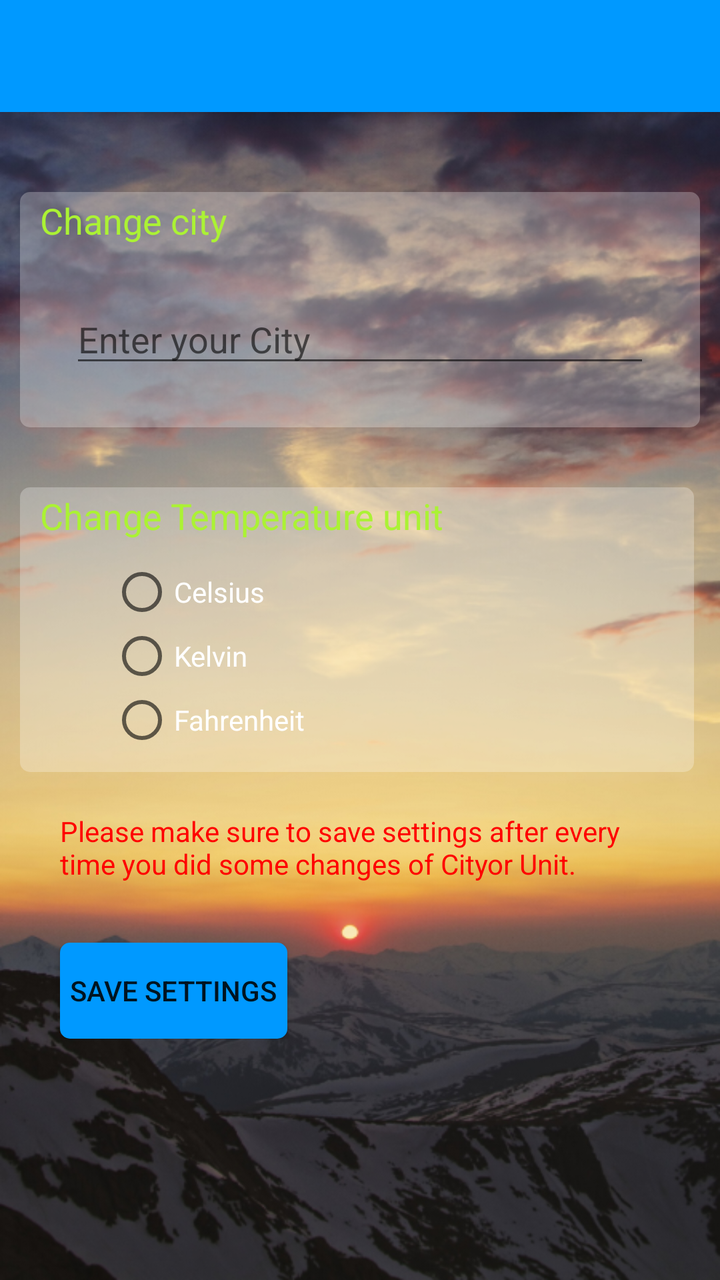
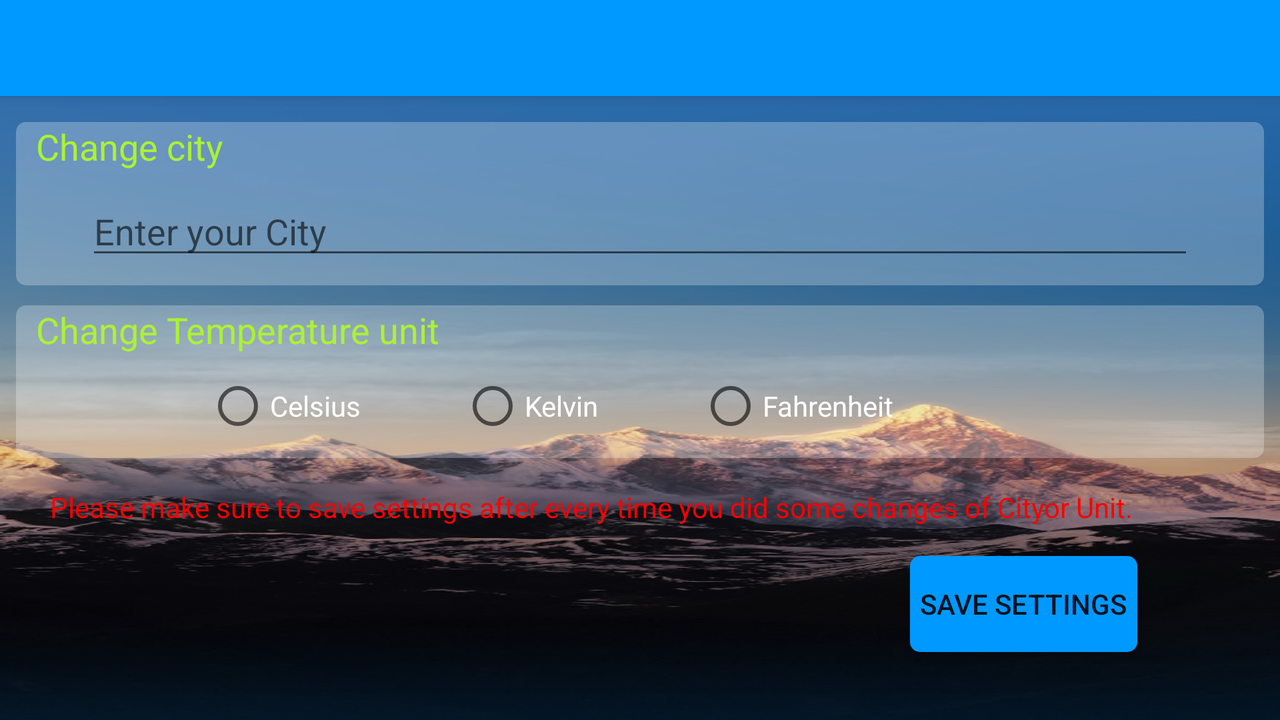

Compare how this app lays out the same screen by default and in its alternative resource folder. The renders come first, then the two layout files and the values they reference.
<!-- AndroidManifest.xml: application theme Theme.AppCompat.Light.NoActionBar -->
<!-- res/layout/activity_settings.xml -->
<?xml version="1.0" encoding="utf-8"?>
<LinearLayout xmlns:android="http://schemas.android.com/apk/res/android"
    xmlns:app="http://schemas.android.com/apk/res-auto"
    xmlns:tools="http://schemas.android.com/tools"
    android:layout_width="match_parent"
    android:layout_height="match_parent"
    tools:context=".Settings"
    android:orientation="vertical">

    <android.support.v7.widget.Toolbar
        android:layout_width="match_parent"
        android:layout_height="?attr/actionBarSize"
        android:background="@color/menubar"
        android:elevation="4dp"
        android:theme="@style/Widget.AppCompat.ActionBar"
        app:popupTheme="@style/ActionBarPopupThemeOverlay"
        android:id="@+id/settinbar">
    </android.support.v7.widget.Toolbar>


    <LinearLayout
        android:layout_width="match_parent"
        android:layout_height="match_parent"
        android:orientation="vertical"
        android:padding="10dp"
        android:background="@drawable/pic_back_009">

        <LinearLayout
            android:layout_width="match_parent"
            android:layout_height="wrap_content"
            android:orientation="vertical"
            android:weightSum="2"
            android:layout_marginTop="30dp"
            android:layout_marginBottom="20dp"
            android:paddingTop="2dp"
            android:background="@drawable/box_coorners_set">
            <TextView
                android:layout_width="match_parent"
                android:layout_height="match_parent"
                android:layout_weight="1"
                android:text="Change city"
                android:textSize="18dp"
                android:textColor="@color/txt"
                android:paddingLeft="10dp"/>


            <EditText
                android:layout_width="match_parent"
                android:layout_height="wrap_content"
                android:id="@+id/cityname"
                android:layout_weight="1"
                android:layout_margin="25dp"
                android:hint="Enter your City"
                android:textColor="@color/day"/>

        </LinearLayout>

        <LinearLayout
            android:layout_width="match_parent"
            android:layout_height="wrap_content"
            android:orientation="vertical"
            android:weightSum="2"
            android:paddingTop="2dp"
            android:layout_marginTop="10dp"
            android:layout_marginLeft="3dp"
            android:layout_marginEnd="3dp"
            android:background="@drawable/box_coorners_set">
            <TextView
                android:layout_width="match_parent"
                android:layout_height="match_parent"
                android:layout_weight="1"
                android:text="Change Temperature unit"
                android:textSize="18dp"
                android:textColor="@color/txt"
                android:paddingLeft="10dp"/>
            <RadioGroup
                android:layout_width="wrap_content"
                android:layout_height="wrap_content"
                android:id="@+id/radiogrp"
                android:layout_marginTop="10dp"
                android:layout_marginLeft="45dp"
                android:layout_marginBottom="10dp">
                <RadioButton
                    android:layout_width="wrap_content"
                    android:layout_height="wrap_content"
                    android:id="@+id/celsius"
                    android:checked="false"
                    android:textColor="@color/day"
                    android:text="Celsius"/>
                <RadioButton
                    android:layout_width="wrap_content"
                    android:layout_height="wrap_content"
                    android:id="@+id/kelvin"
                    android:checked="false"
                    android:text="Kelvin"
                    android:textColor="@color/day"/>
                <RadioButton
                    android:layout_width="wrap_content"
                    android:layout_height="wrap_content"
                    android:id="@+id/fehrenheit"
                    android:checked="false"
                    android:textColor="@color/day"
                    android:text="Fahrenheit"/>
            </RadioGroup>


        </LinearLayout>


        <TextView
            android:layout_width="match_parent"
            android:layout_height="wrap_content"
            android:textColor="@color/settings"
            android:text="@string/save_setting"
            android:layout_marginBottom="30dp"
            android:layout_marginTop="20dp"
            android:paddingLeft="20dp"
            android:paddingEnd="20dp"/>
        <RelativeLayout
            android:layout_width="match_parent"
            android:layout_height="wrap_content">
            <Button
                android:layout_width="wrap_content"
                android:layout_height="wrap_content"
                android:paddingEnd="5dp"
                android:paddingLeft="5dp"
                android:id="@+id/savebtn"
                android:text="Save Settings"
                android:layout_marginLeft="20dp"
                android:background="@drawable/btn_setup"/>

        </RelativeLayout>


    </LinearLayout>







</LinearLayout>
<!-- resources referenced by this layout -->
<resources>
  <color name="day">#ffffff</color>
  <color name="menubar">#0099ff</color>
  <color name="settings">#ff0000</color>
  <color name="txt">#abf234</color>
  <!-- drawable box_coorners_set (drawable) -->
  <?xml version="1.0" encoding="utf-8"?>
  <shape xmlns:android="http://schemas.android.com/apk/res/android"
      android:padding="10dp"
      android:shape="rectangle" >
  
      <solid android:color="@color/blur"/>
  
      <corners
          android:bottomLeftRadius="5dp"
          android:bottomRightRadius="5dp"
          android:topLeftRadius="5dp"
          android:topRightRadius="5dp" />
  
  </shape>
  <!-- drawable btn_setup (drawable) -->
  <?xml version="1.0" encoding="utf-8"?>
  <shape xmlns:android="http://schemas.android.com/apk/res/android"
      android:padding="10dp"
      android:shape="rectangle" >
  
      <solid android:color="@color/menubar"/>
  
      <corners
          android:bottomLeftRadius="5dp"
          android:bottomRightRadius="5dp"
          android:topLeftRadius="5dp"
          android:topRightRadius="5dp" />
  
  </shape>
  <!-- drawable pic_back_009: png bitmap (drawable, 526037 bytes) -->
  <string name="save_setting">Please make sure to save settings after every time you did some changes of "City" or "Unit".</string>
  <style name="ActionBarPopupThemeOverlay">1</style>
  <color name="blur">#43ffffff</color>
</resources>
<!-- res/layout-land/activity_settings.xml (the repository's variant of the layout above) -->
<!-- drawn on the phone turned sideways -->
<?xml version="1.0" encoding="utf-8"?>
<LinearLayout xmlns:android="http://schemas.android.com/apk/res/android"
    xmlns:app="http://schemas.android.com/apk/res-auto"
    xmlns:tools="http://schemas.android.com/tools"
    android:layout_width="match_parent"
    android:layout_height="match_parent"
    tools:context=".Settings"
    android:orientation="vertical">

    <android.support.v7.widget.Toolbar
        android:layout_width="match_parent"
        android:layout_height="?attr/actionBarSize"
        android:background="@color/menubar"
        android:elevation="4dp"
        android:theme="@style/Widget.AppCompat.ActionBar"
        app:popupTheme="@style/ActionBarPopupThemeOverlay"
        android:id="@+id/settinbar">
    </android.support.v7.widget.Toolbar>


    <LinearLayout
        android:layout_width="match_parent"
        android:layout_height="match_parent"
        android:orientation="vertical"
        android:padding="5dp"
        android:background="@drawable/pic_back_003">

        <LinearLayout
            android:layout_width="match_parent"
            android:layout_height="wrap_content"
            android:orientation="vertical"
            android:weightSum="2"
            android:layout_marginTop="8dp"
            android:layout_marginBottom="5dp"
            android:layout_marginStart="3dp"
            android:layout_marginEnd="3dp"
            android:background="@drawable/box_coorners_set">
            <TextView
                android:layout_width="match_parent"
                android:layout_height="match_parent"
                android:layout_weight="1"
                android:text="Change city"
                android:textSize="18dp"
                android:textColor="@color/txt"
                android:paddingLeft="10dp"/>


            <EditText
                android:layout_width="match_parent"
                android:layout_height="wrap_content"
                android:id="@+id/cityname"
                android:layout_weight="1"
                android:layout_marginStart="35dp"
                android:layout_marginEnd="35dp"
                android:layout_marginBottom="8dp"
                android:layout_marginTop="8dp"
                android:hint="Enter your City"
                android:textColor="@color/day"/>

        </LinearLayout>

        <LinearLayout
            android:layout_width="match_parent"
            android:layout_height="wrap_content"
            android:orientation="vertical"
            android:weightSum="2"
            android:layout_marginTop="5dp"
            android:layout_marginStart="3dp"
            android:layout_marginEnd="3dp"
            android:background="@drawable/box_coorners_set">
            <TextView
                android:layout_width="match_parent"
                android:layout_height="match_parent"
                android:layout_weight="1"
                android:text="Change Temperature unit"
                android:textSize="18dp"
                android:textColor="@color/txt"
                android:paddingLeft="10dp"/>
            <RadioGroup
                android:layout_width="wrap_content"
                android:layout_height="wrap_content"
                android:id="@+id/radiogrp"
                android:layout_marginTop="10dp"
                android:layout_marginLeft="45dp"
                android:layout_marginBottom="10dp"
                android:orientation="horizontal">
                <RadioButton
                    android:layout_width="wrap_content"
                    android:layout_height="wrap_content"
                    android:id="@+id/celsius"
                    android:checked="false"
                    android:textColor="@color/day"
                    android:text="Celsius"
                    android:layout_marginEnd="50dp"
                    android:layout_marginStart="50dp"/>
                <RadioButton
                    android:layout_width="wrap_content"
                    android:layout_height="wrap_content"
                    android:id="@+id/kelvin"
                    android:checked="false"
                    android:text="Kelvin"
                    android:textColor="@color/day"
                    android:layout_marginEnd="50dp"/>
                <RadioButton
                    android:layout_width="wrap_content"
                    android:layout_height="wrap_content"
                    android:id="@+id/fehrenheit"
                    android:checked="false"
                    android:textColor="@color/day"
                    android:text="Fahrenheit"/>
            </RadioGroup>


        </LinearLayout>


        <TextView
            android:layout_width="match_parent"
            android:layout_height="wrap_content"
            android:textColor="@color/settings"
            android:text="@string/save_setting"
            android:layout_marginBottom="15dp"
            android:layout_marginTop="15dp"
            android:paddingLeft="20dp"
            android:paddingEnd="20dp"/>
        <Button
            android:layout_width="wrap_content"
            android:layout_height="wrap_content"
            android:paddingEnd="5dp"
            android:paddingLeft="5dp"
            android:id="@+id/savebtn"
            android:text="Save Settings"
            android:layout_marginLeft="450dp"
            android:background="@drawable/btn_setup"
            />
    </LinearLayout>



</LinearLayout>
<!-- resources referenced by the variant -->
<!-- as the phone turned sideways resolves them -->
<resources>
  <color name="day">#ffffff</color>
  <color name="menubar">#0099ff</color>
  <color name="settings">#ff0000</color>
  <color name="txt">#abf234</color>
  <!-- drawable box_coorners_set (drawable) -->
  <?xml version="1.0" encoding="utf-8"?>
  <shape xmlns:android="http://schemas.android.com/apk/res/android"
      android:padding="10dp"
      android:shape="rectangle" >
  
      <solid android:color="@color/blur"/>
  
      <corners
          android:bottomLeftRadius="5dp"
          android:bottomRightRadius="5dp"
          android:topLeftRadius="5dp"
          android:topRightRadius="5dp" />
  
  </shape>
  <!-- drawable btn_setup (drawable) -->
  <?xml version="1.0" encoding="utf-8"?>
  <shape xmlns:android="http://schemas.android.com/apk/res/android"
      android:padding="10dp"
      android:shape="rectangle" >
  
      <solid android:color="@color/menubar"/>
  
      <corners
          android:bottomLeftRadius="5dp"
          android:bottomRightRadius="5dp"
          android:topLeftRadius="5dp"
          android:topRightRadius="5dp" />
  
  </shape>
  <!-- drawable pic_back_003: png bitmap (drawable, 348956 bytes) -->
  <string name="save_setting">Please make sure to save settings after every time you did some changes of "City" or "Unit".</string>
  <style name="ActionBarPopupThemeOverlay">1</style>
  <color name="blur">#43ffffff</color>
</resources>
